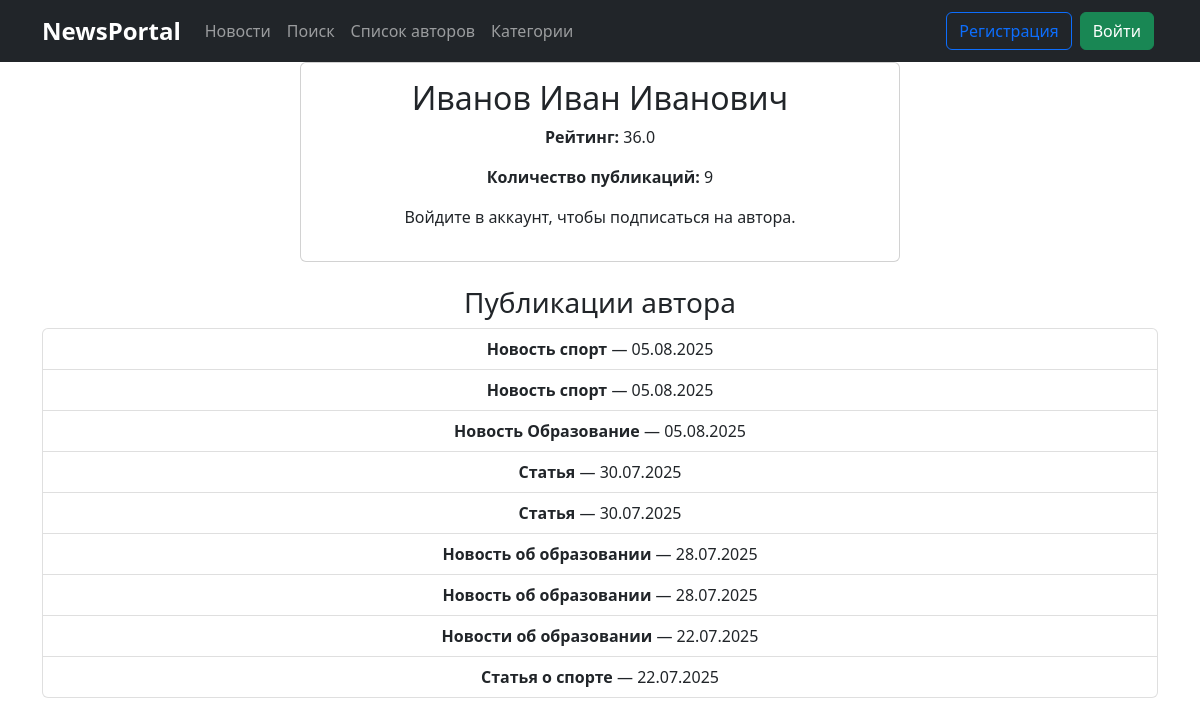
The page /news/authors/3/ on the database its author committed.
### news/models.py (models this page shows, shortened)
class Author(models.Model):
    user = models.OneToOneField(
        User,
        on_delete=models.CASCADE,
        primary_key=True,
        related_name='author_profile'
    )
    rating = models.FloatField(default=0)
    subscribers = models.ManyToManyField(User, related_name='author_subscribers', blank=True)

class Post(models.Model):
    ARTICLE = 'AR'
    NEWS = 'NW'
    POST_TYPES = [
        (ARTICLE, 'Статья'),
        (NEWS, 'Новость'),
    ]  # поле с выбором — «статья» или «новость»;
    author = models.ForeignKey('Author',
                               on_delete=models.CASCADE,
                               related_name='posts')  # связь «один ко многим» с моделью Author, доступ через author.posts
    post_type = models.CharField(max_length=2, choices=POST_TYPES, default=ARTICLE)
    title = models.CharField(max_length=100)  # заголовок статьи/новости;
    content = models.TextField()  # текст статьи/новости;
    rating = models.FloatField(default=0)  # рейтинг статьи/новости.
    category = models.ManyToManyField(Category, through='PostCategory')  # связь «многие ко многим» с моделью Category
    timestamp = models.DateTimeField(auto_now_add=True)  # автоматически добавляемая дата и время создания
    def get_absolute_url(self):
        return reverse('post_detail', args=[str(self.id)])

### news/views.py (the view)
# urls.py: path('authors/<int:pk>/', AuthorDetailView.as_view(), name='author_detail'),
class AuthorDetailView(DetailView):
    model = Author
    template_name = 'news/author_page.html'
    context_object_name = 'author_page'
    def get_context_data(self, **kwargs):
        context = super().get_context_data(**kwargs)
        posts = Post.objects.filter(author=self.object).order_by('-timestamp')
        context['posts'] = posts
        context['post_count'] = posts.count()
        context['author_rating'] = self.object.rating
        return context

### templates/news/author_page.html (shortened to what this page needs)
{% extends 'flatpages/default.html' %}
{% block content %}
    <div class="card mb-4" style="max-width: 600px; margin: auto;">
        <div class="card-body">
            <h2 class="card-title">{{ author_page.user.username }}</h2>
            <p><strong>Рейтинг:</strong> {{ author_rating }}</p>
            <p><strong>Количество публикаций:</strong> {{ post_count }}</p>
            {% if user.is_authenticated and author_page and user != author_page.user %}
                {% if user in author_page.subscribers.all %}
                    <form method="post" action="{% url 'subscription' 'unsubscribe' 'author' author_page.pk %}">
                        {% csrf_token %}
                        <button type="submit">Отписаться</button>
                    </form>
                {% else %}
                    <form method="post" action="{% url 'subscription' 'subscribe' 'author' author_page.pk %}">
                        {% csrf_token %}
                        <button type="submit">Подписаться</button>
                    </form>
                {% endif %}
            {% elif not user.is_authenticated %}
                <p>Войдите в аккаунт, чтобы подписаться на автора.</p>
            {% endif %}
        </div>
    </div>
    <h3 class="author_detail">Публикации автора</h3>
    <div class="list-group">
        {% for post in posts %}
            <a href="{{ post.get_absolute_url }}" class="list-group-item list-group-item-action">
                <strong>{{ post.title }}</strong> — {{ post.timestamp|date:"d.m.Y" }}
            </a>
        {% empty %}
            <p class="text-center">У этого автора пока нет публикаций.</p>
        {% endfor %}
    </div>
{% endblock content %}

### rows shown on the page
Author: user.username "Иванов Иван Иванович", rating "36.0"
Post: title "Новость спорт", timestamp "05.08.2025"
Post: title "Новость спорт", timestamp "05.08.2025"
Post: title "Новость Образование", timestamp "05.08.2025"
Post: title "Статья", timestamp "30.07.2025"
Post: title "Статья", timestamp "30.07.2025"
Post: title "Новость об образовании", timestamp "28.07.2025"
Post: title "Новость об образовании", timestamp "28.07.2025"
Post: title "Новости об образовании", timestamp "22.07.2025"
Post: title "Статья о спорте", timestamp "22.07.2025"

### other values the page prints
{{ post_count }} "9"
